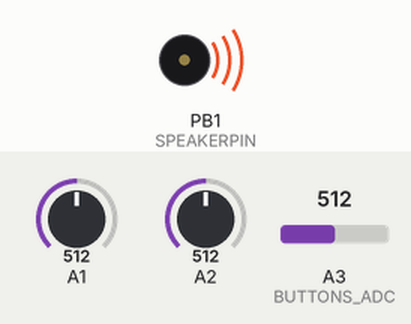
This sketch was run on a simulated ATtiny85, built with avr-gcc and run on an emulated ATtiny85. Parts: buzzer (waves = sounding). The inputs (shaded band) are chosen by the test bench; at power-on: A1 = 512, A2 = 512, A3 (BUTTONS_ADC) = 512.

Above: at 0.1 s.
Timing chart, 0 to 1.6 s (numbered marks = the images above):
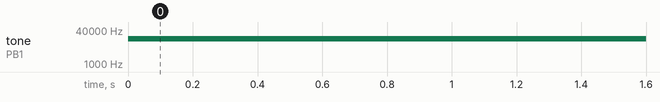

The sketch:

_003_soundPittix_noNEO-Buttons.ino
```cpp
/*************************************************************************************

  Attiny SoundPitix-VCO

  Basic sound generator for building modular mixed analog/digital
  synthesizers.

  This was originally made for the chTinySizer an little mixed analog/digital
  synthesizer with 4 ATTINY13 an one Atmega168.

  Today ( 2017 ) the sound could be improved alot by new software techncs.
  Therefore this is a more ore less historic ( 10 years ) version.


*************************************************************************************/

/*************************************************************************************

  Hardware Platform: Attiny85

                                      ATTINY85 Pins
                                      =============

                                             _______
                                            |   U   |
  DEBUGLED / SYNC-OUT             reset/PB5-|       |- VCC
  soundprog / buttons ->  D3/A3         PB3-| ATTINY|- PB2    D2/A1  <- POTI1 / CV-IN
  POTI2 / SYNC-IN ->      D4/A2         PB4-|   85  |- PB1    D1     -> PWM SOUND
                                        GND-|       |- PB0    D0     -> NEOPIXELS
                                            |_______|


*************************************************************************************/

/*************************************************************************************
  This program is free software: you can redistribute it and/or modify
  it under the terms of the GNU General Public License as published by
  the Free Software Foundation, either version 3 of the License, or
  (at your option) any later version.

  This program is distributed in the hope that it will be useful,
  but WITHOUT ANY WARRANTY; without even the implied warranty of
  MERCHANTABILITY or FITNESS FOR A PARTICULAR PURPOSE. See the
  GNU General Public License for more details.

  You should have received a copy of the GNU General Public License
  along with this program. If not, see <http://www.gnu.org/licenses/>.


  11.09.2007  chris, version 1.5    for ATTINY13
  13.08.2014  chris, version 1.5.1  copyright message added, code cleaned
  17.02.2017  chris, version 2.0    code reworked vor Attiny85, sound out PB1
  25.02.2017  dusjagr, version 2.1  minor edits, improve PWM mode and add some NEO-pixels
  13.3.2017 C. dusjagr, version 2.2 adapted to new schematics 0.95. different resistor values

  C. -H-A-B-E-R-E-R- alias chris

  Please maintain the list of authors.

*************************************************************************************/

#include <avr/io.h>
#include <avr/interrupt.h>
#include <stdlib.h>
#include <Adafruit_NeoPixel.h>
#ifdef __AVR__
#include <avr/power.h>
#endif

// hardware description / pin connections
#define SPEAKERPIN      1
#define NEOPIXELPIN     0

#define POTI_RIGHT     A1
#define POTI_LEFT      A2
#define BUTTONS_ADC    A3

#define NUMPIXELS      8

// hardware calibration
#define Vbutton_left   380
#define Vbutton_right  300
#define Vbutton_both   240
#define Vcc            37 // 3.7 V for LiPo
#define Vdiv           25 // measure max Voltage on Analog In

//Adafruit_NeoPixel pixels = Adafruit_NeoPixel(NUMPIXELS, NEOPIXELPIN, NEO_GRB + NEO_KHZ800);

#define INIT_ADC  ADCSRA = (1<<ADEN) | (1<<ADPS2) | (1<<ADPS1)

uint16_t adc_read(char input)
{
  // get ADC value
  uint16_t wert, temp = 0;
  uint8_t n;

  // VCC ref and ADCx
  ADMUX = (0 << REFS0) | (0x07 & input);

  // Clear ADIF and start single conversion
  ADCSRA |= (1 << ADIF) | (1 << ADSC);

  // wait for conversion done, ADIF flag active
  while (!(ADCSRA & (1 << ADIF)));

  n = ADCH; // dummy adc read

  for (n = 0; n < 4; n++)
  {
    // Clear ADIF and start single conversion
    ADCSRA |= (1 << ADIF) | (1 << ADSC);

    // wait for conversion done, ADIF flag active
    while (!(ADCSRA & (1 << ADIF)));
    // read out ADCL register
    wert = ADCL;
    // read out ADCH register
    wert += (ADCH << 8);

    temp += wert;
  }

  return (temp >> 2);
}

// sampling frequency
#define FS (37500/2) // @FCPU=9.6Mhz

uint8_t envelope = 255;
uint16_t freq_const = 440 * 65536 / FS;

#define SINUS 0
#define TRIANGLE 1
#define SAWTOOTH 2
#define RECTANGLE 3
#define NOISE 4

uint8_t wavetype = SAWTOOTH;
uint8_t RectanglePwmValue = 40;
uint16_t wert, wave, waveChange;
uint16_t adcwert;
long t = 0;
uint8_t n;
uint8_t bright = 35;
int buttonState1 = 1;
int lastButtonState1 = 1;
int buttonState2 = 1;
int lastButtonState2 = 1;
int visuals = 1;

int8_t sinwerte[17] = {0, 12, 25, 37, 49, 60, 71, 81, 90, 98, 106, 112, 117, 122, 125, 126, 127 };

SIGNAL(TIMER1_COMPA_vect)
{
  static uint8_t x;
  static uint16_t phase1, oldphase;
  static int8_t k, flag = 0;
  static int16_t temp, temp2;
  static uint16_t noise = 0xAA;

  if (flag)
  {
    //Phase VCO
    oldphase = phase1;
    phase1 = phase1 + freq_const;

    if (wavetype == SINUS)
    {
      x = phase1 >> 10;

      if (x > 48)
      {
        x = 64 - x;
        k = -sinwerte[x];
      }
      else if (x > 32)
      {
        x = x - 32;
        k = -sinwerte[x];
      }
      else if (x > 16)
      {
        x = 32 - x;
        k = sinwerte[x];
      }
      else
      {
        k = sinwerte[x];
      }
      temp = k;
    }
    if (wavetype == TRIANGLE)
    {
      x = phase1 >> 8;
      if (x & 0x80) temp = (x ^ 0xFF);
      else temp = x;
      temp = (temp << 1) - 128;
    }

    if (wavetype == RECTANGLE)
    {
      x = phase1 >> 8;
      if (x > RectanglePwmValue)
      {
        temp = 127;
      }
      else temp = -127;
    }
    if (wavetype == SAWTOOTH)
    {
      temp = (phase1 >> 8) - 128;
    }
    if (wavetype == NOISE)
    {
      temp = noise;
      noise = noise << 1;
      temp ^= noise;
      if ( ( temp & 0x4000 ) == 0x4000 )noise |= 1;

      if ((oldphase ^ phase1) & 0x4000)
      {
        temp2 = (noise >> 6) & 0xFF;
      }
      temp = temp2;
    }
  }
  else
  {
    temp = (temp * envelope);

    OCR1A = (temp >> 8) + 128;

  }
  flag ^= 0x01;
}


uint8_t getButton()
{
  uint8_t button = 0;
  if (analogRead(BUTTONS_ADC) < Vbutton_left) button = 1;
  if (analogRead(BUTTONS_ADC) < Vbutton_right) button = 2;
  if (analogRead(BUTTONS_ADC) < Vbutton_both) button = 3;

  return button;
}

// scaled the adc of the 8BitMixTape voltage divider
// to a return value in range: 0..1023
// Use Vcc / Vdiv as measured on your hardware
uint16_t analogReadScaled(uint8_t channel)
{
  uint16_t value = analogRead(channel);
  value = value * Vcc / Vdiv;
  if (value > 1023) value = 1023;
  return value;
}

int main(void)
{

  INIT_ADC;
  cli();

  // Set up Timer/Counter1 62kHz.
  TCCR1 &= ~(0x0F << CS10); // make sure bits are empty
  TCCR1 |= 1 << CS11;    // set prescaler 1/8

  // pulse width modulator A enable
  TCCR1 &= ~(1 << COM1A0);       // make sure register is empty
  TCCR1 |=   1 << COM1A1 ;       // PWM mode: clear the OC1A output line on compare match

  TCCR1 |= 1 << PWM1A;           // PWM mode

  TIMSK |= 1 << OCIE1A;          // Enable compare match interrupt for timer 1

  OCR1A = 128;                   // initialize PWM to 50% mean value

  DDRB |= 1 << PB1; // PWM pin as output

  sei();

  // Ports
  PORTB = (1 << PORTB2) | (1 << PORTB3); // Pullup

  #if defined (__AVR_ATtiny85__)
  if (F_CPU == 16000000) clock_prescale_set(clock_div_1); //what is this?
  #endif

  while (1)
  {
    uint8_t x = getButton();

    if (x == 0) {
      buttonState1 = HIGH;
      buttonState2 = HIGH;
    }

    if (x == 2) {
      buttonState2 = LOW;
      buttonState1 = HIGH;
      bright = analogReadScaled(POTI_RIGHT)>>3;
    }

    if (buttonState2 != lastButtonState2 && buttonState2 == HIGH) {


    }

    if (x == 1) {
      buttonState1 = LOW;
    }

    if (buttonState1 != lastButtonState1 && buttonState1 == HIGH) {
    // if the state has changed, increment the counter
      visuals++;
      if (visuals > 1) {
        visuals = 0;

      }
    }

  lastButtonState1 = buttonState1;
  lastButtonState2 = buttonState2;

    adcwert = analogReadScaled(POTI_LEFT);
    adcwert = adcwert;
    freq_const = adcwert * 65536 / FS / 1;
    /* LFO switch
        if (PINB & (1 << PINB1))
        {
          //TCCR0B = (1 << CS00); // VCO
          TCCR1 &= ~(0x0F << CS10); // make sure bits are empty
          TCCR1 |= 1 << CS13;    // set prescaler 1/8
        }
        else
        {
          //freq_const=adcwert*65536/FS/4; // LFO ( 1/10 Frequency )
          //TCCR0B = (1 << CS01) ; // 1/8 prescaling,
          TCCR1 &= ~(0x0F << CS10); // make sure bits are empty
          TCCR1 |= 1 << CS13;    // set prescaler
          TCCR1 |= 1 << CS12;    // set prescaler
          freq_const = adcwert;
        }
    */
    //envelope= adc_read(VOLUME_CONTROL)>>2;
    envelope = 255;
    wert =  2 * (255 - (analogReadScaled(POTI_RIGHT)>>2));
    if (wert > 255)wert = 255;

    if(wert<=10) {wave=NOISE;}
    if(wert>10) {wave=RECTANGLE;RectanglePwmValue=0x02;}
    if(wert>55) {wave=RECTANGLE;RectanglePwmValue=0x04;}
    if(wert>60) {wave=RECTANGLE;RectanglePwmValue=0x06;}
    if(wert>65) {wave=RECTANGLE;RectanglePwmValue=0x09;}
    if(wert>70) {wave=RECTANGLE;RectanglePwmValue=0x12;}
    if(wert>75) {wave=RECTANGLE;RectanglePwmValue=0x15;}
    if(wert>80) {wave=RECTANGLE;RectanglePwmValue=0x20;}
    if(wert>85) {wave=RECTANGLE;RectanglePwmValue=0x26;}
    if(wert>90) {wave=RECTANGLE;RectanglePwmValue=0x32;}
    if(wert>95) {wave=RECTANGLE;RectanglePwmValue=0x40;}
    if(wert>100) {wave=RECTANGLE;RectanglePwmValue=0x50;}
    if(wert>105) {wave=RECTANGLE;RectanglePwmValue=0x64;}
    if(wert>110) {wave=RECTANGLE;RectanglePwmValue=0x80;}
    if(wert>150) wave=SAWTOOTH;
    if(wert>170) wave=TRIANGLE;
    if(wert>200) wave=SINUS;

    wavetype = wave;

    waveChange = wave;

  }
}
```

Measured:
- by itself, tone on PB1 (SPEAKERPIN): silent → 15625 Hz at 0.00 s
